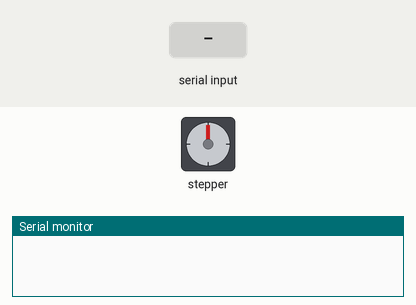
Recording of a sketch running on a simulated Arduino Uno, built with avr-gcc and run on an emulated ATmega328P. Shown: stepper motor, the last lines printed to the serial monitor. Wiring (inferred from the names in the program): stepper motor driver (200 steps per turn assumed): step pin 8; direction pin 7. Inputs (shaded band) come from the test bench.

Above: at 1.2 s.
1.3 s: "90,45\n" received over Serial
At 2.6 s:
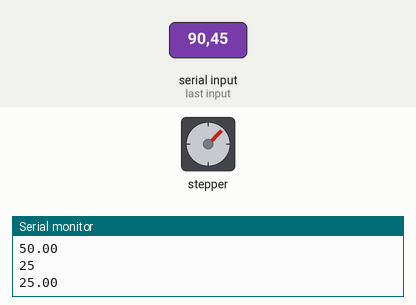
3.7 s: "30,150\n" received over Serial
At 5.7 s:
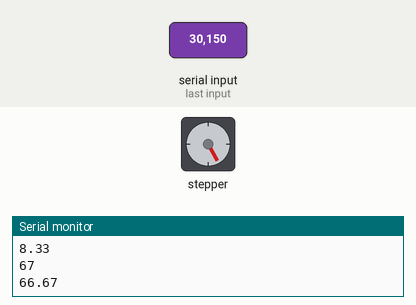
6.1 s: "200\n" received over Serial
At 6.8 s:
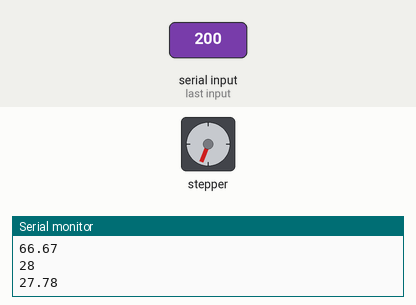
Timing chart, 0 to 9.1 s (numbered marks = the images above; inputs shaded):
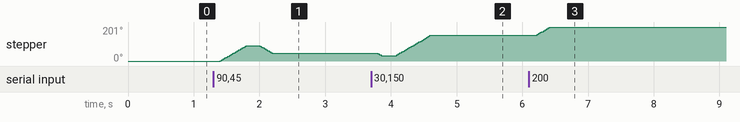

Measured:
- after the input at 1.3 s, stepper: turns 90° clockwise in 0.40 s, then 45° counter-clockwise in 0.19 s
- after the input at 3.7 s, stepper: turns 15° counter-clockwise in 0.06 s, then 121° clockwise in 0.53 s
- after the input at 6.1 s, stepper: turns 50° clockwise in 0.22 s, starting after 0.10 s

The sketch:

move_stepper.ino
```cpp
#define dirPin 7
#define stepPin 8
#define stepsPerRevolution 200
#define maxSpeed 2000 //minimalny czas pomiędzy krokami w us

uint16_t speed = 2000; //dodatkowy czas pomiędzy krokami w us
int prev_angle = 0;
int angle = 0;

void setup() {
  // Declare pins as output:
  Serial.begin(9600);
  pinMode(stepPin, OUTPUT);
  pinMode(dirPin, OUTPUT);
}

void move_stepper(int angle){
  uint8_t steps = round(abs(angle - prev_angle) / 1.8);
  float real_steps = abs(angle - prev_angle) / 1.8;
  if ((angle - prev_angle) < 0){
    digitalWrite(dirPin, LOW);
  }
  else{
    digitalWrite(dirPin, HIGH);
  }
  for(int i = 0; i < steps; i++){
    digitalWrite(stepPin, HIGH);
    delayMicroseconds(maxSpeed + speed);
    digitalWrite(stepPin, LOW);
    delayMicroseconds(maxSpeed + speed);
  }
  prev_angle = angle;
  Serial.println(steps);
  Serial.println(real_steps);

}


void loop() {
  // Set the spinning direction clockwise:
  if(Serial.available() > 0){
    angle = Serial.parseInt();

    //move_servo(SERVO_0, angle);
    if(angle != 0){
      move_stepper(angle);
    }
  }
  delay(200);
}
//asddasdasd
```
